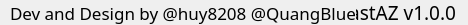
              <widget class="QFrame" name="frame_grip">
               <property name="minimumSize">
                <size>
                 <width>0</width>
                 <height>25</height>
                </size>
               </property>
               <property name="maximumSize">
                <size>
                 <width>16777215</width>
                 <height>25</height>
                </size>
               </property>
               <property name="styleSheet">
                <string notr="true"/>
               </property>
               <property name="frameShape">
                <enum>QFrame::NoFrame</enum>
               </property>
               <property name="frameShadow">
                <enum>QFrame::Raised</enum>
               </property>
               <layout class="QHBoxLayout" name="horizontalLayout_6">
                <property name="spacing">
                 <number>0</number>
                </property>
                <property name="leftMargin">
                 <number>0</number>
                </property>
                <property name="topMargin">
                 <number>0</number>
                </property>
                <property name="rightMargin">
                 <number>2</number>
                </property>
                <property name="bottomMargin">
                 <number>0</number>
                </property>
                <item>
                 <widget class="QFrame" name="frame_label_bottom">
                  <property name="frameShape">
                   <enum>QFrame::NoFrame</enum>
                  </property>
                  <property name="frameShadow">
                   <enum>QFrame::Raised</enum>
                  </property>
                  <layout class="QHBoxLayout" name="horizontalLayout_7">
                   <property name="spacing">
                    <number>0</number>
                   </property>
                   <property name="leftMargin">
                    <number>10</number>
                   </property>
                   <property name="topMargin">
                    <number>0</number>
                   </property>
                   <property name="rightMargin">
                    <number>10</number>
                   </property>
                   <property name="bottomMargin">
                    <number>0</number>
                   </property>
                   <item>
                    <widget class="QLabel" name="label_credits">
                     <property name="font">
                      <font>
                       <family>Nunito</family>
                       <pointsize>13</pointsize>
                      </font>
                     </property>
                     <property name="styleSheet">
                      <string notr="true"/>
                     </property>
                     <property name="text">
                      <string>Dev and Design by @huy8208 @QuangBlue</string>
                     </property>
                    </widget>
                   </item>
                   <item>
                    <widget class="QLabel" name="label_version">
                     <property name="maximumSize">
                      <size>
                       <width>100</width>
                       <height>16777215</height>
                      </size>
                     </property>
                     <property name="font">
                      <font>
                       <family>Nunito</family>
                       <pointsize>14</pointsize>
                      </font>
                     </property>
                     <property name="styleSheet">
                      <string notr="true"/>
                     </property>
                     <property name="text">
                      <string>FastAZ v1.0.0</string>
                     </property>
                     <property name="alignment">
                      <set>Qt::AlignRight|Qt::AlignTrailing|Qt::AlignVCenter</set>
                     </property>
                    </widget>
                   </item>
                  </layout>
                 </widget>
                </item>
                <item>
                 <widget class="QFrame" name="frame_size_grip">
                  <property name="maximumSize">
                   <size>
                    <width>20</width>
                    <height>20</height>
                   </size>
                  </property>
                  <property name="styleSheet">
                   <string notr="true">QSizeGrip {
	background-image: url(:/icon/cil-size-grip.png);
	background-position: center;
	background-repeat: no-reperat;
}</string>
                  </property>
                  <property name="frameShape">
                   <enum>QFrame::NoFrame</enum>
                  </property>
                  <property name="frameShadow">
                   <enum>QFrame::Raised</enum>
                  </property>
                 </widget>
                </item>
               </layout>
              </widget>
